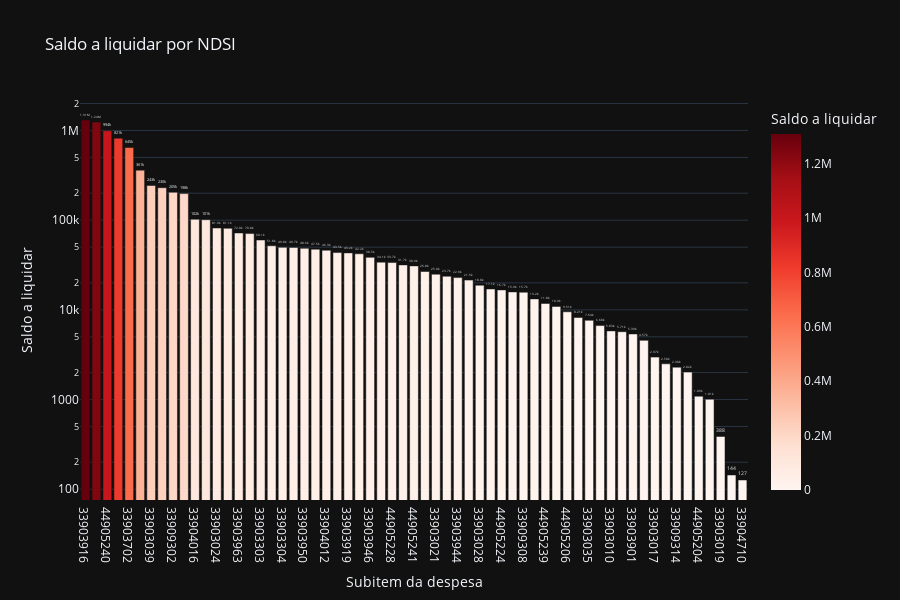

The notebook cell this image was saved under:
### Code cell
# Saldo a liquidar por Subitem
cols = ['NDSI', 'A_LIQUIDAR']

df_aux = df.loc[:, cols].groupby('NDSI').sum().sort_values(by= 'A_LIQUIDAR', ascending=False).reset_index()
df_aux = df_aux[df_aux['A_LIQUIDAR'] > 0]
fig = px.bar(df_aux, 
             x='NDSI', 
             y='A_LIQUIDAR',
             title='Saldo a liquidar por NDSI',
             labels={'NDSI':'Subitem da despesa', 'A_LIQUIDAR':'Saldo a liquidar'},
             text_auto='.3s',
             height=600,
             log_y=True,
             color='A_LIQUIDAR',
             color_continuous_scale = 'reds',
             template='plotly_dark')
fig.update_traces(textposition = 'outside', cliponaxis = False, hovertemplate=None)
fig.update_layout(hovermode="x unified")

fig.show()

### Figure 1 — Plotly figure (JSON) as saved in the notebook; plotly's stock layout.template omitted (floating-point values rounded to 4 significant figures)
{"data": [{"alignmentgroup": "True", "cliponaxis": false, "legendgroup": "", "marker": {"color": [1309000.0, 1243000.0, 994500.0, 820900.0, 645200.0, 361300.0, 243300.0, 230100.0, 204500, 197800.0, 102300.0, 101200.0, 81860.0, 81128, 72000.0, 70850.0, 60060, 51780.0, 49750, 49700, 48560.0, 47480.0, 46260.0, 43520.0, 43180, 42180.0, 38480.0, 34050.0, 33670.0, 31690.0, 30920.0, 26780.0, 24980.0, 23700.0, 22890.0, 21460.0, 18830.0, 17090.0, 16680.0, 15850, 15730, 13240.0, 11780, 10910.0, 9514, 8211.0, 7640, 6676, 5826.0, 5706.0, 5386, 4570, 2972, 2500, 2296.0, 2023.0, 1090, 1008, 387.6, 144, 126.7], "coloraxis": "coloraxis", "pattern": {"shape": ""}}, "name": "", "offsetgroup": "", "orientation": "v", "showlegend": false, "textposition": "outside", "texttemplate": "%{y:.3s}", "type": "bar", "x": ["33903916", "33903301", "44905240", "33903943", "33903702", "33903974", "33903039", "33903309", "33909302", "33901514", "33904016", "33903917", "33903024", "33903023", "33903963", "33903007", "33903303", "33903004", "33903304", "44905238", "33903950", "44905242", "33904012", "33903947", "33903919", "44905212", "33903946", "44905230", "44905228", "33903022", "44905241", "33903958", "33903021", "33903011", "33903944", "33903012", "33903028", "33903018", "44905224", "44905233", "33909308", "33903006", "44905239", "33903026", "44905206", "33903036", "33903035", "44905208", "33903010", "33903920", "33903901", "33903914", "33903017", "33904023", "33909314", "33904722", "44905204", "33903001", "33903019", "33903016", "33904710"], "xaxis": "x", "y": [1309000.0, 1243000.0, 994500.0, 820900.0, 645200.0, 361300.0, 243300.0, 230100.0, 204500, 197800.0, 102300.0, 101200.0, 81860.0, 81128, 72000.0, 70850.0, 60060, 51780.0, 49750, 49700, 48560.0, 47480.0, 46260.0, 43520.0, 43180, 42180.0, 38480.0, 34050.0, 33670.0, 31690.0, 30920.0, 26780.0, 24980.0, 23700.0, 22890.0, 21460.0, 18830.0, 17090.0, 16680.0, 15850, 15730, 13240.0, 11780, 10910.0, 9514, 8211.0, 7640, 6676, 5826.0, 5706.0, 5386, 4570, 2972, 2500, 2296.0, 2023.0, 1090, 1008, 387.6, 144, 126.7], "yaxis": "y"}], "layout": {"barmode": "relative", "coloraxis": {"colorbar": {"title": {"text": "Saldo a liquidar"}}, "colorscale": [[0, "rgb(255,245,240)"], [0.125, "rgb(254,224,210)"], [0.25, "rgb(252,187,161)"], [0.375, "rgb(252,146,114)"], [0.5, "rgb(251,106,74)"], [0.625, "rgb(239,59,44)"], [0.75, "rgb(203,24,29)"], [0.875, "rgb(165,15,21)"], [1, "rgb(103,0,13)"]]}, "height": 600, "hovermode": "x unified", "legend": {"tracegroupgap": 0}, "title": {"text": "Saldo a liquidar por NDSI"}, "xaxis": {"anchor": "y", "domain": [0, 1], "title": {"text": "Subitem da despesa"}}, "yaxis": {"anchor": "x", "domain": [0, 1], "title": {"text": "Saldo a liquidar"}, "type": "log"}}}
